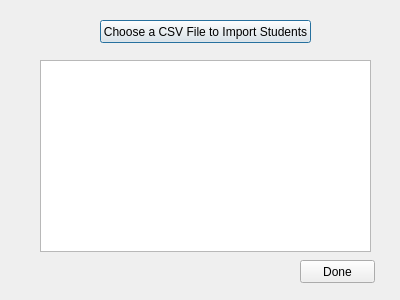
<?xml version="1.0" encoding="UTF-8"?>
<ui version="4.0">
 <class>ImportCSV</class>
 <widget class="QDialog" name="ImportCSV">
  <property name="geometry">
   <rect>
    <x>0</x>
    <y>0</y>
    <width>400</width>
    <height>300</height>
   </rect>
  </property>
  <property name="windowTitle">
   <string>Dialog</string>
  </property>
  <widget class="QPushButton" name="pushButton_Import">
   <property name="geometry">
    <rect>
     <x>100</x>
     <y>20</y>
     <width>211</width>
     <height>23</height>
    </rect>
   </property>
   <property name="text">
    <string>Choose a CSV File to Import Students</string>
   </property>
  </widget>
  <widget class="QTableView" name="tableView">
   <property name="geometry">
    <rect>
     <x>40</x>
     <y>60</y>
     <width>331</width>
     <height>192</height>
    </rect>
   </property>
  </widget>
  <widget class="QPushButton" name="pushButton_Done">
   <property name="geometry">
    <rect>
     <x>300</x>
     <y>260</y>
     <width>75</width>
     <height>23</height>
    </rect>
   </property>
   <property name="text">
    <string>Done</string>
   </property>
  </widget>
 </widget>
 <resources/>
 <connections/>
</ui>
